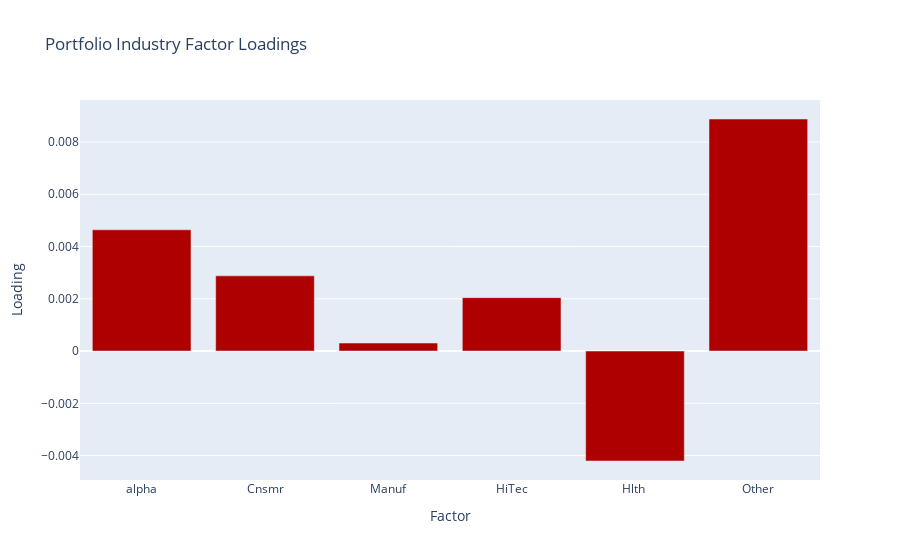

Notebook code for this chart:
### Code cell
# Plot the portfolio loadings
fig = go.Figure()
fig.add_trace(go.Bar(x=portfolio_industry_loadings.columns, y=portfolio_industry_loadings.values[0]))
fig.update_layout(title="Portfolio Industry Factor Loadings", xaxis_title="Factor", yaxis_title="Loading")
fig.update_traces(marker_color='rgb(175, 0, 0)')
fig.show()

### Figure 1 — Plotly figure (JSON) as saved in the notebook; plotly's stock layout.template omitted (floating-point values rounded to 4 significant figures)
{"data": [{"marker": {"color": "rgb(175, 0, 0)"}, "type": "bar", "x": ["alpha", "Cnsmr", "Manuf", "HiTec", "Hlth ", "Other"], "y": [0.00464, 0.002877, 0.0003063, 0.002044, -0.004208, 0.008881]}], "layout": {"title": {"text": "Portfolio Industry Factor Loadings"}, "xaxis": {"title": {"text": "Factor"}}, "yaxis": {"title": {"text": "Loading"}}}}
